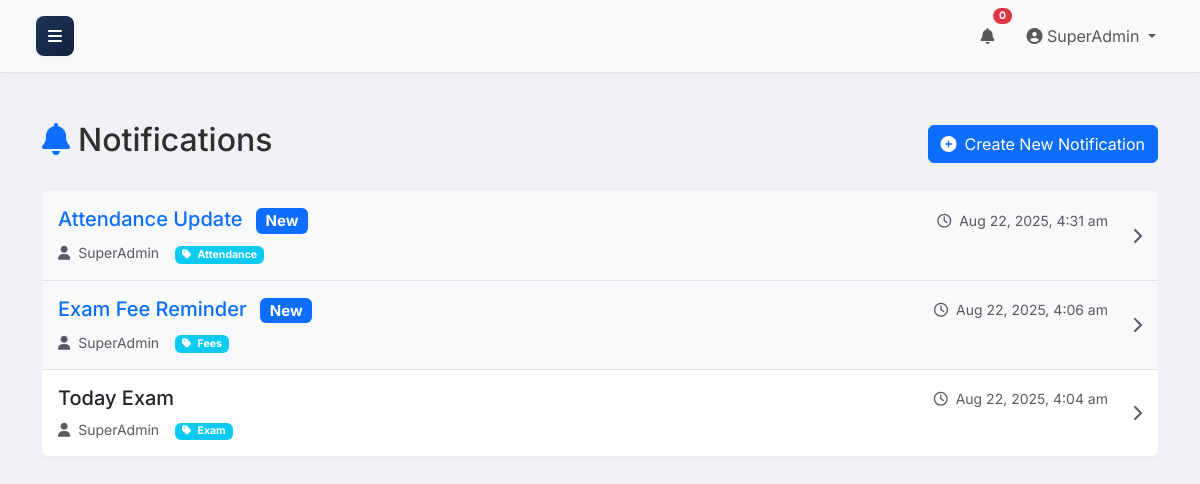
/notifications/list.php (signed in), run on the app's committed database.
### tables this page shows
CREATE TABLE `notifications` (
  `id` int(11) NOT NULL,
  `user_id` int(11) DEFAULT NULL,
  `title` varchar(255) NOT NULL,
  `message` text NOT NULL,
  `is_read` tinyint(1) DEFAULT 0,
  `created_at` timestamp NOT NULL DEFAULT current_timestamp(),
  `target_role` varchar(50) DEFAULT 'all',
  `target_user_id` int(11) DEFAULT NULL,
  `created_by` int(11) DEFAULT NULL,
  `type` varchar(50) DEFAULT 'general'
);

CREATE TABLE `users` (
  `id` int(11) NOT NULL,
  `username` varchar(50) NOT NULL,
  `email` varchar(100) NOT NULL,
  `password` varchar(255) NOT NULL,
  `role_id` int(11) NOT NULL,
  `created_at` timestamp NOT NULL DEFAULT current_timestamp(),
  `updated_at` timestamp NOT NULL DEFAULT current_timestamp() ON UPDATE current_timestamp()
);

CREATE TABLE `notification_reads` (
  `id` int(11) NOT NULL,
  `notification_id` int(11) NOT NULL,
  `user_id` int(11) NOT NULL
);

### config/utils.php (called while the page is built, shortened)
<?php
function database_table_exists(PDO $pdo, string $tableName): bool {
    $sql = "SELECT COUNT(*) FROM information_schema.tables WHERE table_schema = DATABASE() AND table_name = ?";
    $stmt = $pdo->prepare($sql);
    $stmt->execute([$tableName]);
    return (bool)$stmt->fetchColumn();
}
function database_column_exists(PDO $pdo, string $tableName, string $columnName): bool {
    $sql = "SELECT COUNT(*) FROM information_schema.columns WHERE table_schema = DATABASE() AND table_name = ? AND column_name = ?";
    $stmt = $pdo->prepare($sql);
    $stmt->execute([$tableName, $columnName]);
    return (bool)$stmt->fetchColumn();
}
?>

### public/notifications/list.php (the view, shortened to what this page needs)
<?php
require_once '../includes/header.php';
$pdo = get_pdo_connection();
$user_id = $_SESSION['user_id'];
$user_role = $_SESSION['role_name'];
$limit = 10;
$page = isset($_GET['page']) ? (int)$_GET['page'] : 1;
$offset = ($page - 1) * $limit;
try {
    if ($user_role === 'admin') {
        $whereSql = '1=1';
    }
    $joinReads = database_table_exists($pdo, 'notification_reads');
    $hasCreatedBy = database_column_exists($pdo, 'notifications', 'created_by');
    $hasCreatedAt = database_column_exists($pdo, 'notifications', 'created_at');
    $readJoinSql = $joinReads ? 'LEFT JOIN notification_reads nr ON n.id = nr.notification_id AND nr.user_id = ?' : '';
    $readSelect = $joinReads ? 'nr.id as read_id,' : 'NULL as read_id,';
    $creatorJoinSql = $hasCreatedBy ? 'LEFT JOIN users u ON n.created_by = u.id' : '';
    $creatorSelect = $hasCreatedBy ? 'u.username as creator_name' : "'' as creator_name";
    $orderBy = $hasCreatedAt ? 'n.created_at DESC' : 'n.id DESC';
    $sql = "SELECT n.*, $readSelect $creatorSelect
            FROM notifications n
            $creatorJoinSql
            $readJoinSql
            WHERE $whereSql
            ORDER BY $orderBy
            LIMIT " . (int)$limit . " OFFSET " . (int)$offset;
    $stmt = $pdo->prepare($sql);
    $bindIndex = 1;
    if ($joinReads) {
        $stmt->bindValue($bindIndex++, $user_id, PDO::PARAM_INT);
    }
    $stmt->execute();
    $notifications = $stmt->fetchAll(PDO::FETCH_ASSOC);
} catch (PDOException $e) {
    error_log("Notification list failed: " . $e->getMessage());
    die("A database error occurred. Please try again later.");
}
include_once '../includes/header.php';
?>
<div class="container mt-4">
    <div class="d-flex justify-content-between align-items-center mb-4">
        <h2 class="section-title">
            <i class="fas fa-bell text-primary me-2"></i>Notifications
        </h2>
        <?php if (in_array($_SESSION['role_name'], ['admin', 'teacher'])): ?>
            <a href="create.php" class="btn btn-primary">
                <i class="fas fa-plus-circle me-2"></i>Create New Notification
            </a>
        <?php endif; ?>
    </div>
    <?php if (empty($notifications)): ?>
        <div class="alert alert-info d-flex align-items-center">
            <i class="fas fa-info-circle me-2"></i>
            <div>You have no notifications at this time.</div>
        </div>
    <?php else: ?>
        <div class="card shadow-sm border-0">
            <div class="list-group list-group-flush">
                <?php foreach ($notifications as $notification): ?>
                    <?php
                        $is_unread = is_null($notification['read_id']);
                        $type_class = $notification['type'] === 'urgent' ? 'danger' :
                                    ($notification['type'] === 'important' ? 'warning' : 'info');
                    ?>
                    <a href="view.php?id=<?php echo $notification['id']; ?>"
                       class="list-group-item list-group-item-action p-3 <?php echo $is_unread ? 'bg-light' : ''; ?>">
                        <div class="row align-items-center">
                            <div class="col">
                                <div class="d-flex justify-content-between align-items-center mb-2">
                                    <h5 class="mb-0 <?php echo $is_unread ? 'text-primary' : ''; ?>">
                                        <?php echo htmlspecialchars($notification['title']); ?>
                                        <?php if ($is_unread): ?>
                                            <span class="badge bg-primary ms-2">New</span>
                                        <?php endif; ?>
                                    </h5>
                                    <div class="text-muted small">
                                        <i class="far fa-clock me-1"></i>
                                        <?php echo date('M j, Y, g:i a', strtotime($notification['created_at'])); ?>
                                    </div>
                                </div>
                                <div class="d-flex align-items-center text-muted small">
                                    <div class="me-3">
                                        <i class="fas fa-user me-1"></i>
                                        <?php echo htmlspecialchars($notification['creator_name']); ?>
                                    </div>
                                    <div>
                                        <span class="badge bg-<?php echo $type_class; ?> text-white">
                                            <i class="fas fa-tag me-1"></i>
                                            <?php echo htmlspecialchars(ucfirst($notification['type'])); ?>
                                        </span>
                                    </div>
                                </div>
                            </div>
                            <div class="col-auto">
                                <i class="fas fa-chevron-right text-muted"></i>
                            </div>
                        </div>
                    </a>
                <?php endforeach; ?>
            </div>
        </div>
    <?php endif; ?>
</div>
<?php
include_once '../includes/footer.php';
?>

### public/assets/css/style.css (style rules this page uses)
html, body { height: 100%; margin: 0; padding: 0; }
:root { --primary-green: #1b4332; --accent-green: #2d6a4f; --light-green: #b7e4c7; --dark-green: #081c15; --professional-blue: #1d3557; --dark-blue: #14213d; --light-gray: #f0f2f5; --medium-gray: #6c757d; --border-color: #dee2e6; --primary: #1d3557; --primary-subtle: #e6eaf0; --success: #2d6a4f; --success-subtle: #e7f2ed; --warning: #ca6702; --warning-subtle: #fff1e6; --info: #184e77; --info-subtle: #e6eff4; --danger: #9b2226; --danger-subtle: #f8e7e7; --secondary: #4a4e69; --secondary-subtle: #ecedf2; --bg-dark: #f0f2f5; --card-bg: #f8f9fa; --timeline-bg: rgba(0, 0, 0, 0.03); --bg-dark: #f0f2f5; --sidebar-width: 250px; --sidebar-collapsed-width: 70px; --sidebar-transition: 0.3s; --shadow-sm: 0 .125rem .25rem rgba(0,0,0,.035); --shadow-md: 0 .5rem 1rem rgba(0,0,0,.05); --shadow-lg: 0 1rem 3rem rgba(0,0,0,.075); }
body { font-family: 'Inter', sans-serif; background-color: var(--bg-dark); overflow-x: hidden; color: #2f2f2f; }
.card { background: var(--card-bg); border: none; box-shadow: 0 2px 6px rgba(0, 0, 0, 0.04); }
.shadow-sm { box-shadow: var(--shadow-sm) !important; }
@media (min-width: 992px) { body { overflow-x: hidden; } }

### data on the page
notifications: title "Attendance Update", shows "New", created_at "Aug 22, 2025, 4:31 am", users.username "SuperAdmin", type "Attendance"
notifications: title "Exam Fee Reminder", shows "New", created_at "Aug 22, 2025, 4:06 am", users.username "SuperAdmin", type "Fees"
notification_reads: notification.title "Today Exam", notification.created_at "Aug 22, 2025, 4:04 am", user.username "SuperAdmin", notification.type "Exam"

### other printed values
$_SESSION['username'] "SuperAdmin"
